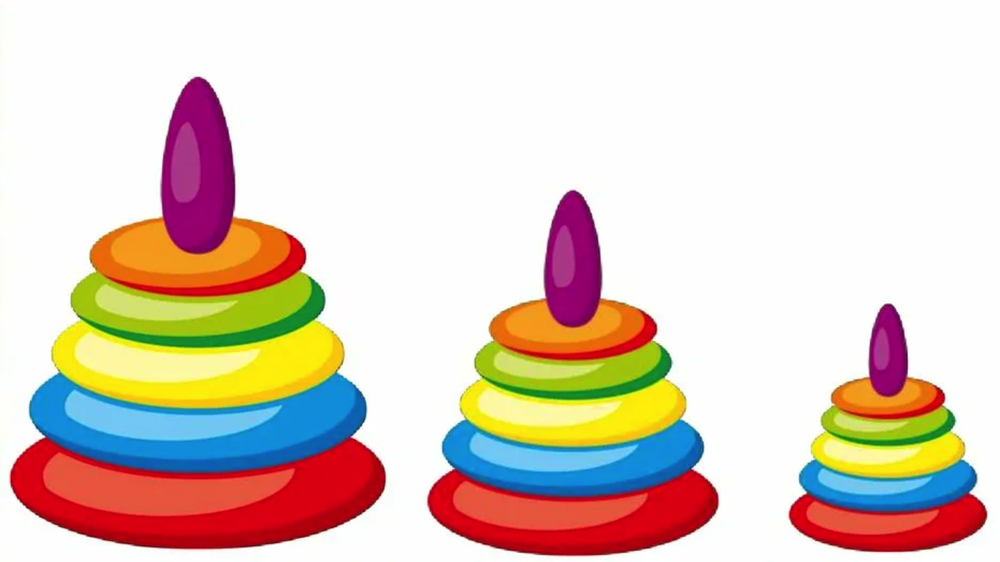
#> input picture task_1/original_pics/pic.png, 1000 x 562 px, shrunk from 1862 x 1046 before the run
$ python task_1.py
#> lines starting #> are read from the running program, lines starting #| are printed output that depends on the picture; after the words box and inside, x2 and y2 are one past the last pixel; in counts of white or black regions, pixels touching at a corner belong together
import cv2
import numpy as np

# Список путей к изображениям
image_paths = [
    "original_pics/pic.png",  # Укажи путь к первой картинке
    "original_pics/apples.png",
    "original_pics/circles.png"   # Укажи путь к третьей картинке
]

# Обработка всех изображений
for image_path in image_paths:
    # Загрузка изображения
    image = cv2.imread(image_path)
#> image is the input picture: shape (562, 1000, 3); mean B, G, R 194.6, 206.1, 223.8

    # Преобразование в градации серого
    gray = cv2.cvtColor(image, cv2.COLOR_BGR2GRAY)
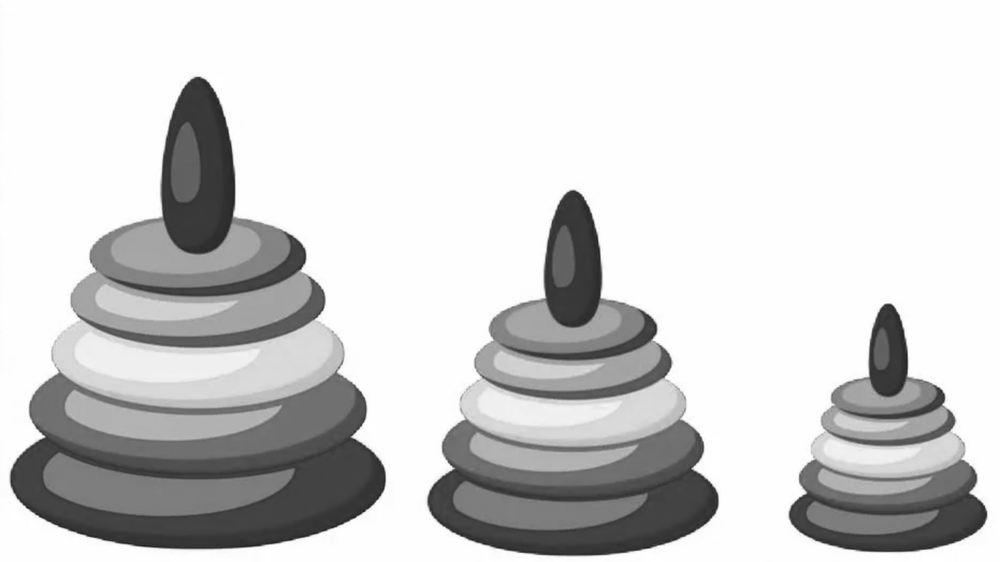
#> gray: shape (562, 1000); min 29, max 255, mean 210.1

    # Применение размытия для устранения шума
    blurred = cv2.GaussianBlur(gray, (5, 5), 0)

    # Применение метода Canny для выделения контуров
    edges = cv2.Canny(blurred, 100, 200)
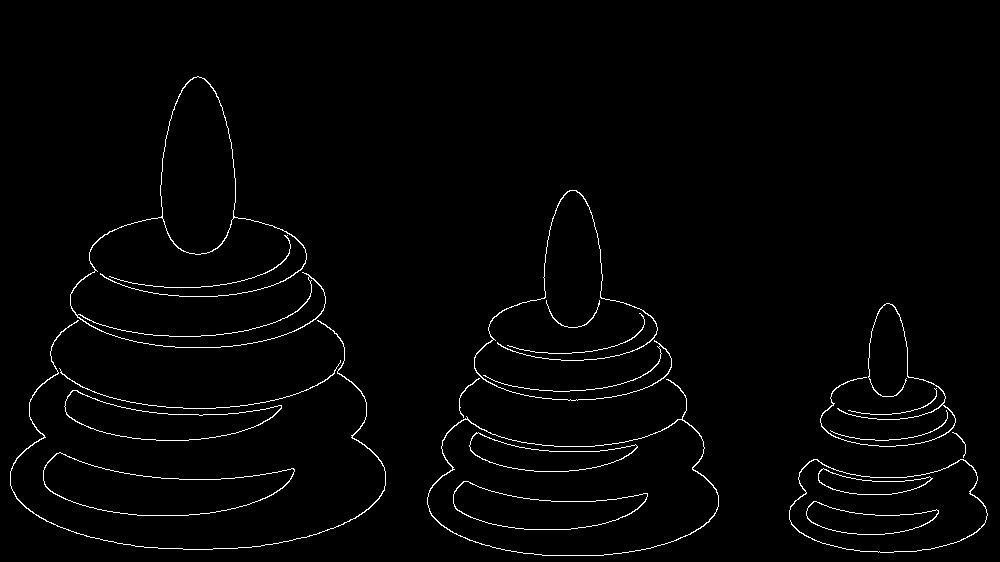
#> edges: shape (562, 1000); 1.7% white in thin lines or dots, all inside (x1, y1, x2, y2) = (10, 76, 988, 556)

    # Поиск контуров
    contours, _ = cv2.findContours(edges, cv2.RETR_EXTERNAL, cv2.CHAIN_APPROX_SIMPLE)
#> contours = 16 contours, 5 with area under 20; largest, box (x1, y1, x2, y2) and area: (427, 379, 719, 556) 29734, (789, 459, 988, 553) 13778, (70, 76, 326, 348) 13655, (43, 452, 295, 516) 8578, (64, 390, 282, 441) 5168

    # Инициализация переменных
    largest_contour = None
    smallest_contour = None
    max_area = 0
    min_area = float("inf")
    centers = []

    # Обработка контуров
    for contour in contours:
        # Вычисление площади
        area = cv2.contourArea(contour)

        # Определение центра масс
        M = cv2.moments(contour)
        if M["m00"] != 0:
            cx = int(M["m10"] / M["m00"])
            cy = int(M["m01"] / M["m00"])
        else:
            cx, cy = 0, 0
        centers.append((cx, cy))

        # Проверка на максимальный и минимальный объект
        if area > max_area:
            max_area = area
            largest_contour = (contour, (cx, cy))
        if area < min_area:
            min_area = area
            smallest_contour = (contour, (cx, cy))
#> this loop made 16 passes
#> (area, cx, cy, max_area, min_area) on pass 1: (13777.5, 887, 508, 13777.5, 13777.5)
#> (area, cx, cy, min_area) on pass 2: (8577.5, 154, 489, 8577.5)
#> after the loop, centers = [(887, 508), (154, 489), (960, 439), (939, 425), (158, 420), (930, 401), (572, 491), (467, 391), (198, 380), (199, 429), (635, 332), (888, 393), (574, 317), (280, 258), (578, 323), (205, 208)]; largest_contour = 2 items, first 2: contour of 351 points, box (x1, y1, x2, y2) (427, 379, 719, 556), area 29734, (572, 491); max_area = 29734.5; min_area = 9.5; smallest_contour = 2 items, first 2: contour of 22 points, box (x1, y1, x2, y2) (952, 432, 966, 458), area 10, (960, 439)

    # Отображение контуров и центров
    for contour, center in zip(contours, centers):
        # Отображение контуров
        cv2.drawContours(image, [contour], -1, (0, 255, 0), 3)  # Зеленые контуры
        # Отображение точки на центре объекта
        cv2.circle(image, center, 5, (0, 0, 255), -1)  # Красная точка на центре
#> this loop made 16 passes
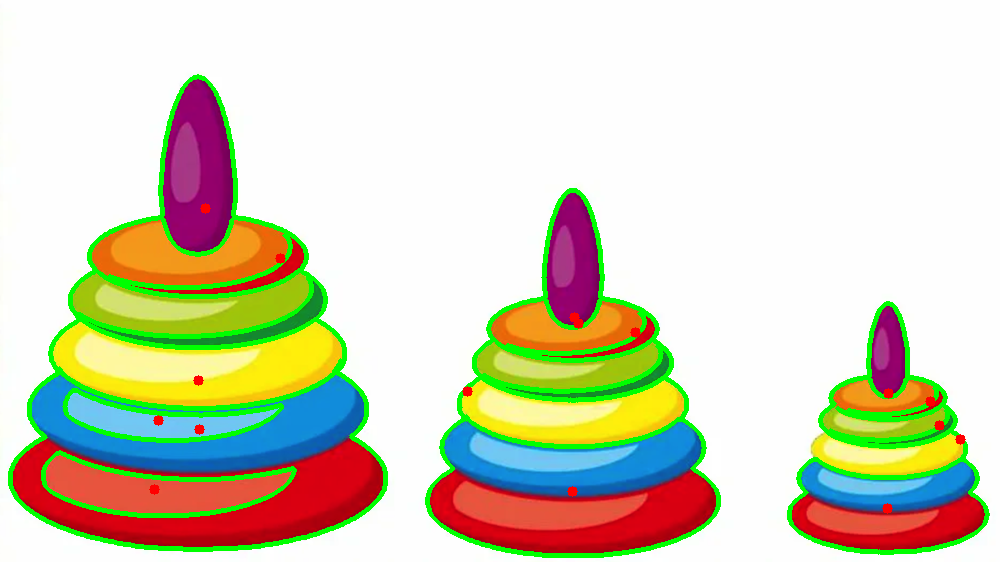
#> image: shape (562, 1000, 3); 6.44% of pixels changed, all inside (x1, y1, x2, y2) = (8, 74, 990, 558)

    # Подпись самого большого и самого маленького объекта с увеличенным текстом и черным цветом
    if largest_contour:
        largest_text_position = (largest_contour[1][0], largest_contour[1][1] - 10)
#> largest_text_position = (572, 481)
        cv2.putText(image, "Largest", largest_text_position, cv2.FONT_HERSHEY_SIMPLEX, 1.5, (0, 0, 0), 4)  # Черный текст

    if smallest_contour:
        smallest_text_position = (smallest_contour[1][0], smallest_contour[1][1] - 10)
#> smallest_text_position = (960, 429)
        cv2.putText(image, "Smallest", smallest_text_position, cv2.FONT_HERSHEY_SIMPLEX, 1.5, (0, 0, 0), 4)  # Черный текст
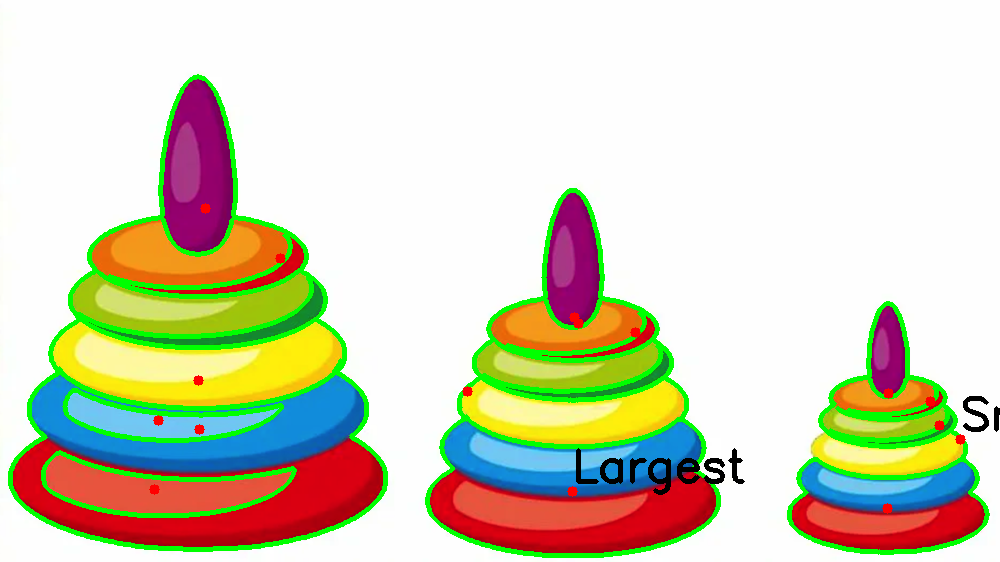
#> image: shape (562, 1000, 3); mean B, G, R 187, 212.2, 213

    # Сохранение результатов для каждого изображения
    output_path = f"results/result_{image_path.split('/')[-1]}"  # Имя файла с результатом
    cv2.imwrite(output_path, image)

    # Количество объектов
    print(f"Processed {image_path}:")
    print(f"Number of objects: {len(contours)}")
#| Number of objects: 16
    if largest_contour:
        print(f"Center of the largest object: {largest_contour[1]}")
#| Center of the largest object: (572, 491)
    if smallest_contour:
        print(f"Center of the smallest object: {smallest_contour[1]}")
#| Center of the smallest object: (960, 439)
    print(f"Processed image saved to: {output_path}")
#> pass 2 of the loop `for image_path in image_paths:`:
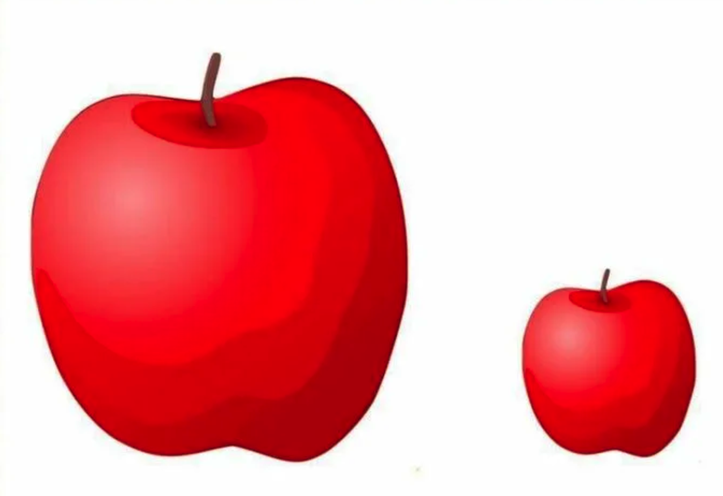
#> input picture task_1/original_pics/apples.png, 723 x 496 px, shrunk from 1346 x 924 before the run
#> image is the input picture: shape (496, 723, 3); mean B, G, R 161, 157.4, 240.4
#> gray: shape (496, 723)
#> blurred: shape (496, 723)
#> `edges = cv2.Canny(blurred, 100, 200)`:
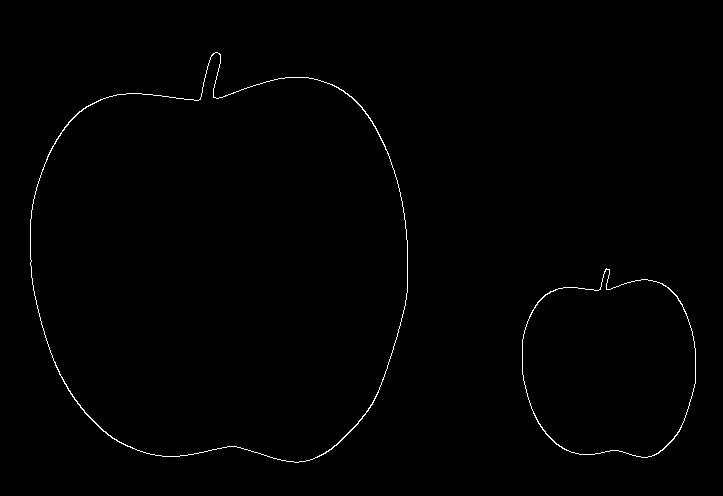
#> edges: shape (496, 723); 0.6% white in thin lines or dots, all inside (x1, y1, x2, y2) = (30, 52, 696, 463)
#> contours = 2 contours; box (x1, y1, x2, y2) and area: (30, 52, 408, 463) 120950, (522, 268, 696, 458) 25731
#> the loop `for contour in contours:` made 2 passes
#> (area, cx, cy, max_area, min_area) on pass 1: (25731, 609, 366, 25731, 25731)
#> after the loop `for contour in contours:`: centers = [(609, 366), (221, 266)]; largest_contour = 2 items, first 2: contour of 590 points, box (x1, y1, x2, y2) (30, 52, 408, 463), area 120950, (221, 266); max_area = 120949.5; min_area = 25731; smallest_contour = 2 items, first 2: contour of 262 points, box (x1, y1, x2, y2) (522, 268, 696, 458), area 25731, (609, 366)
#> the loop `for contour, center in zip(contours, centers):` made 2 passes
#> largest_text_position = (221, 256)
#> smallest_text_position = (609, 356)
#> `cv2.putText(image, "Smallest", smallest_text_position, cv2.FONT_HERSHE..`:
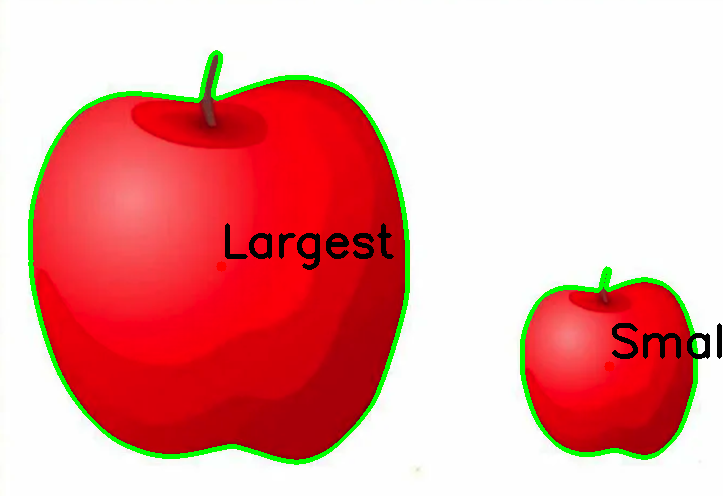
#> image: shape (496, 723, 3); mean B, G, R 157.2, 160.2, 233.1
#| Number of objects: 2
#| Center of the largest object: (221, 266)
#| Center of the smallest object: (609, 366)
#> pass 3 of the loop `for image_path in image_paths:`:
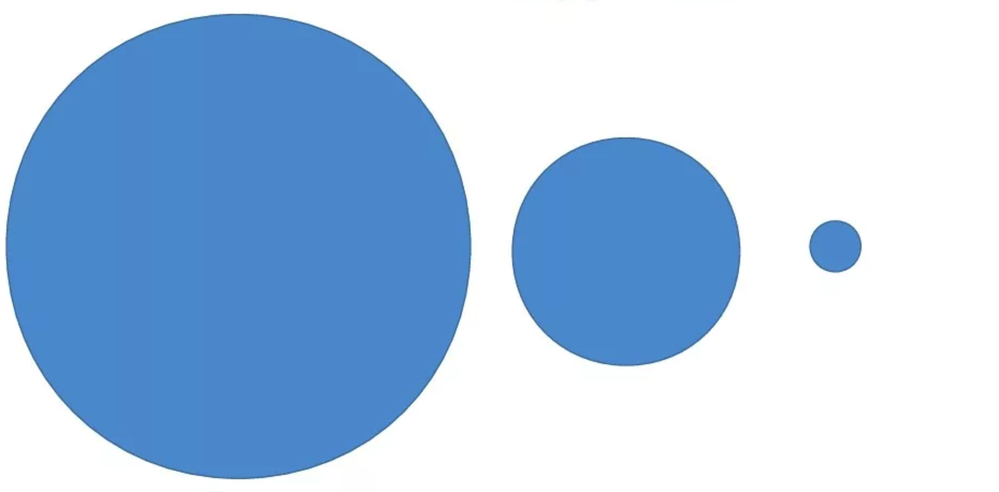
#> input picture task_1/original_pics/circles.png, 999 x 492 px, shrunk from 1860 x 916 before the run
#> image is the input picture: shape (492, 999, 3); mean B, G, R 231.7, 202.2, 175.7
#> gray: shape (492, 999)
#> blurred: shape (492, 999)
#> `edges = cv2.Canny(blurred, 100, 200)`:
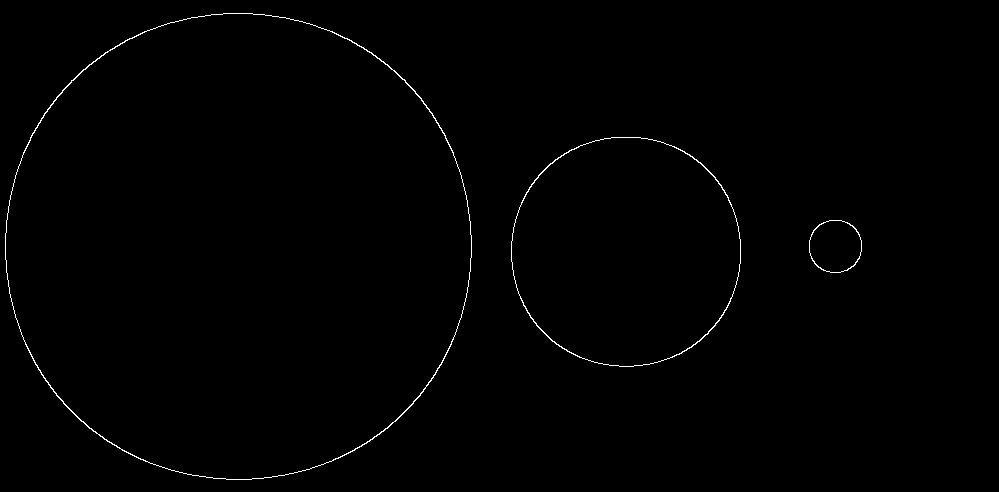
#> edges: shape (492, 999); 0.56% white in thin lines or dots, all inside (x1, y1, x2, y2) = (5, 13, 862, 480)
#> contours = 3 contours; box (x1, y1, x2, y2) and area: (5, 13, 472, 480) 171847, (511, 137, 741, 367) 41656, (809, 220, 862, 273) 2194
#> the loop `for contour in contours:` made 3 passes
#> (area, cx, cy, max_area, min_area) on pass 1: (2194, 834, 245, 2194, 2194)
#> after the loop `for contour in contours:`: centers = [(834, 245), (625, 251), (237, 245)]; largest_contour = 2 items, first 2: contour of 663 points, box (x1, y1, x2, y2) (5, 13, 472, 480), area 171847, (237, 245); max_area = 171847; min_area = 2194; smallest_contour = 2 items, first 2: contour of 72 points, box (x1, y1, x2, y2) (809, 220, 862, 273), area 2194, (834, 245)
#> the loop `for contour, center in zip(contours, centers):` made 3 passes
#> largest_text_position = (237, 235)
#> smallest_text_position = (834, 235)
#> `cv2.putText(image, "Smallest", smallest_text_position, cv2.FONT_HERSHE..`:
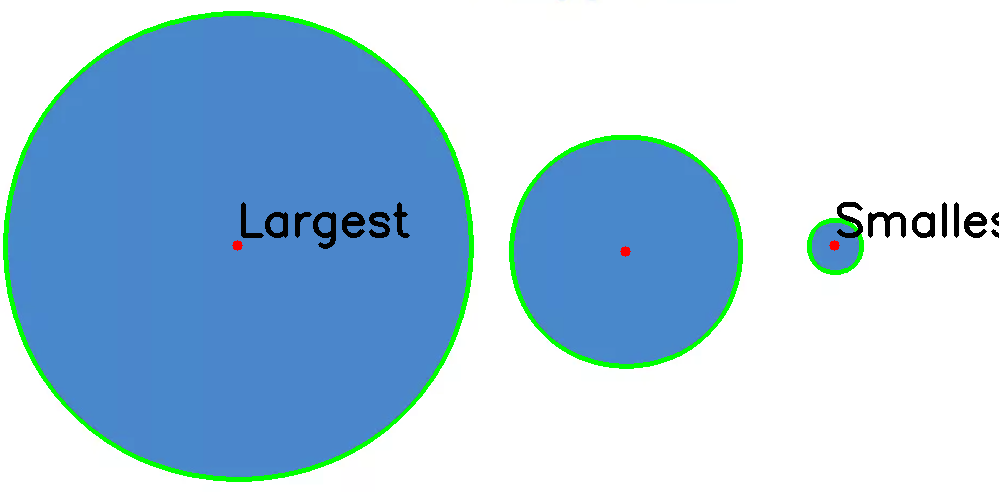
#> image: shape (492, 999, 3); mean B, G, R 225.1, 201.9, 170.8
#| Number of objects: 3
#| Center of the largest object: (237, 245)
#| Center of the smallest object: (834, 245)
